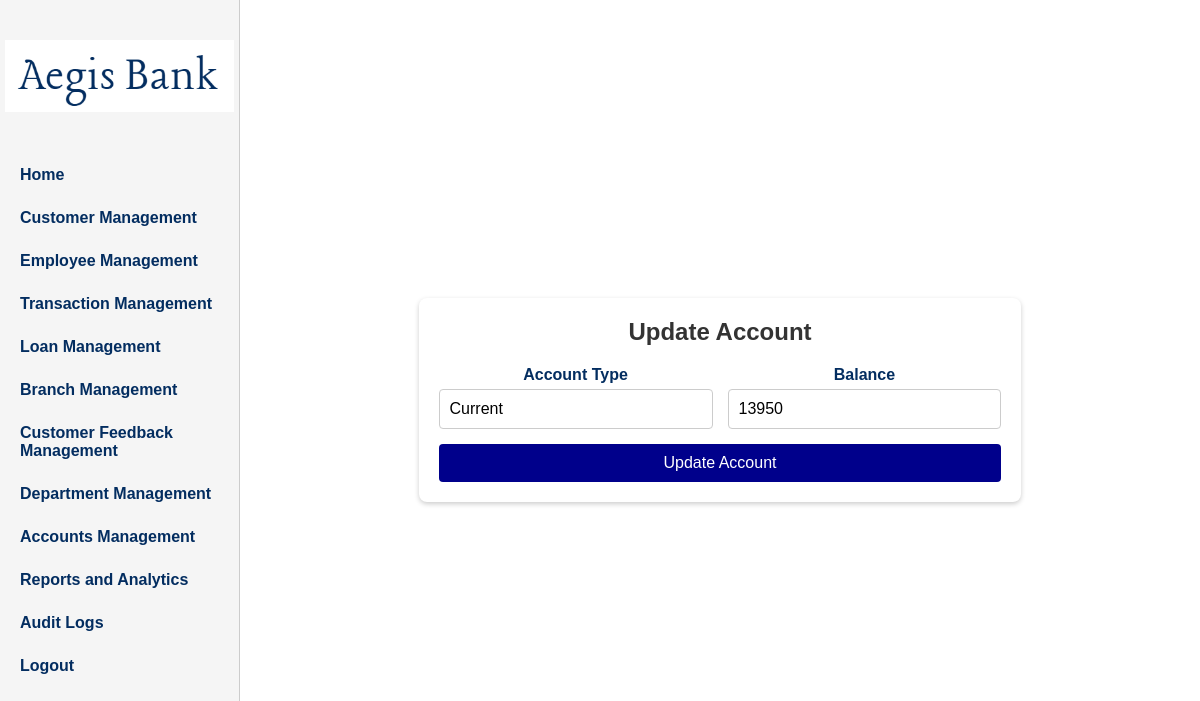
The page /adminpages/AccountManagement/update_account.php?account_id=1235 (signed in) on the database as committed earlier.
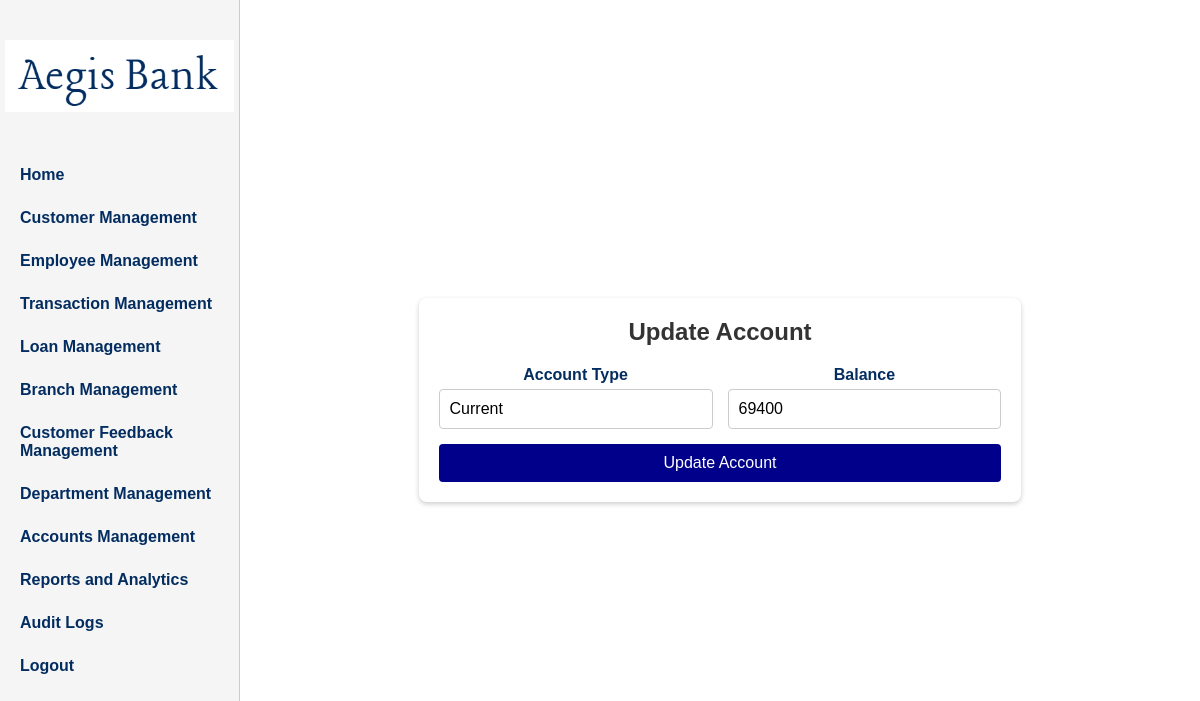
The same page on the database as committed later.
### tables this page shows
CREATE TABLE `account` (
  `AccountID` int(20) NOT NULL,
  `AccountType` varchar(100) NOT NULL,
  `Balance` double NOT NULL
);

### adminpages/AccountManagement/update_account.php (the view, shortened to what this page needs)
<?php
include '../../connection.php';
if (isset($_GET['account_id'])) {
    $account_id = intval($_GET['account_id']);
    $result = mysqli_query($conn, "SELECT * FROM account WHERE AccountID = $account_id");
    if ($result && mysqli_num_rows($result) > 0) {
        $account = mysqli_fetch_assoc($result);
    } else {
        header("Location: ../manage_account.php?message=" . urlencode("Account not found."));
        exit();
    }
} else {
    header("Location: ../manage_account.php?message=" . urlencode("Invalid account ID."));
    exit();
}
?>
<!DOCTYPE html>
<html lang="en">
<head>
    <link rel="stylesheet" href="../../css/adminpages.css">
</head>
<body>
    <div id="main">
        <header class="header">
            <div id="logo" style="padding-top: 20px;">
                <img src="../../logo.png" alt="Bank Logo">
            </div>
            <nav class="nav-links">
                <a href="../adminhome.php">Home</a>
                <a href="../manage_users.php">Customer Management</a>
                <a href="../manage_employees.php">Employee Management</a>
                <a href="../manage_transaction.php">Transaction Management</a>
                <a href="../manage_loan.php">Loan Management</a>
                <a href="../manage_branch.php">Branch Management</a>
                <a href="../manage_support.php">Customer Feedback Management</a>
                <a href="../manage_department.php">Department Management</a>
                <a href="../manage_account.php">Accounts Management</a>
                <a href="../manage_reports.php">Reports and Analytics</a>
                <a href="../manage_audit_logs.php">Audit Logs</a>
                <a href="../admin_logout.php">Logout</a>
            </nav>
        </header>
        <div class="user-info">
            <div class="card">
                <h2>Update Account</h2>
                <form class="form" method="POST" action="">
                    <div>
                        <label for="account_type">Account Type</label>
                        <input type="text" id="account_type" name="account_type" value="<?= htmlspecialchars($account['AccountType']); ?>" required>
                    </div>
                    <div>
                        <label for="balance">Balance</label>
                        <input type="number" id="balance" name="balance" value="<?= htmlspecialchars($account['Balance']); ?>" required>
                    </div>
                    <button type="submit" name="update">Update Account</button>
                </form>
            </div>
        </div>
    </div>
</body>
</html>

Rows that differ between the two databases and show on the page:
changed account "Current": balance "13950" → "69400"
